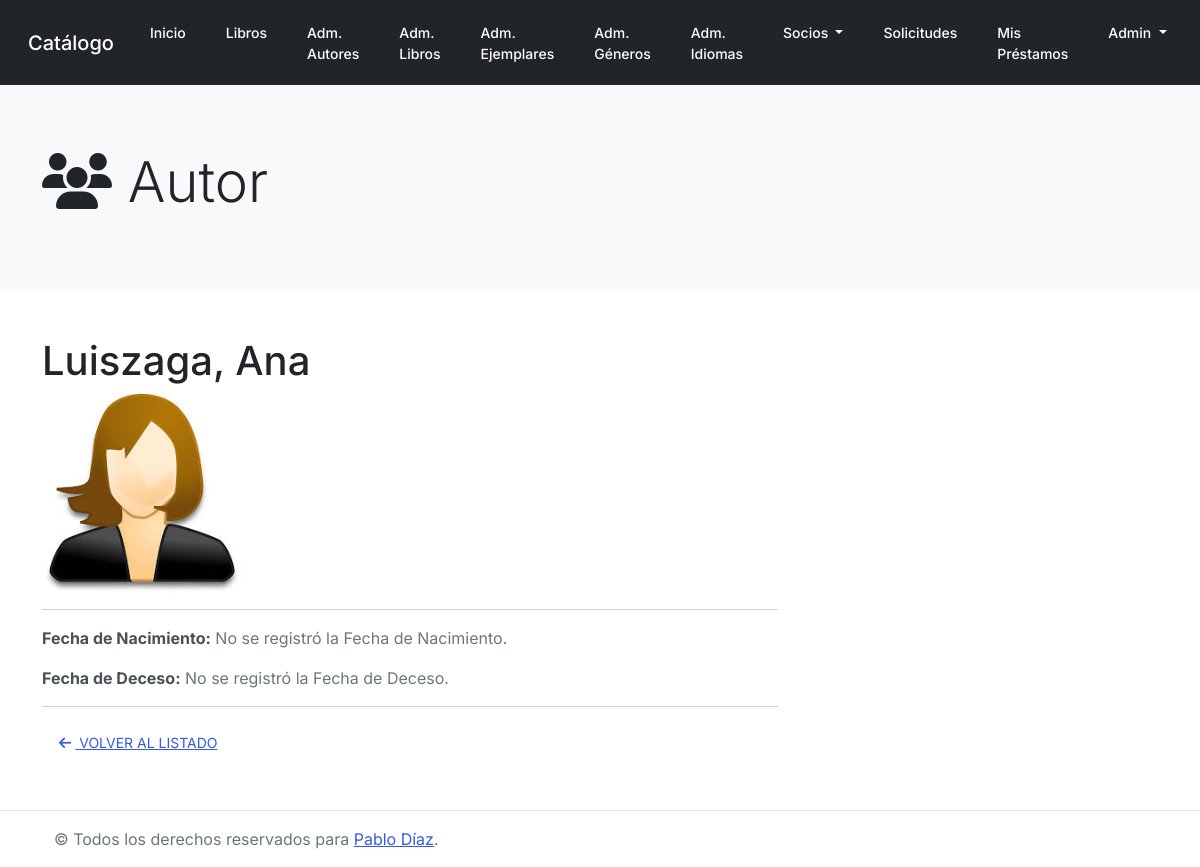
The app's page /catalogo/autor/detalle/5 (signed in), older data.
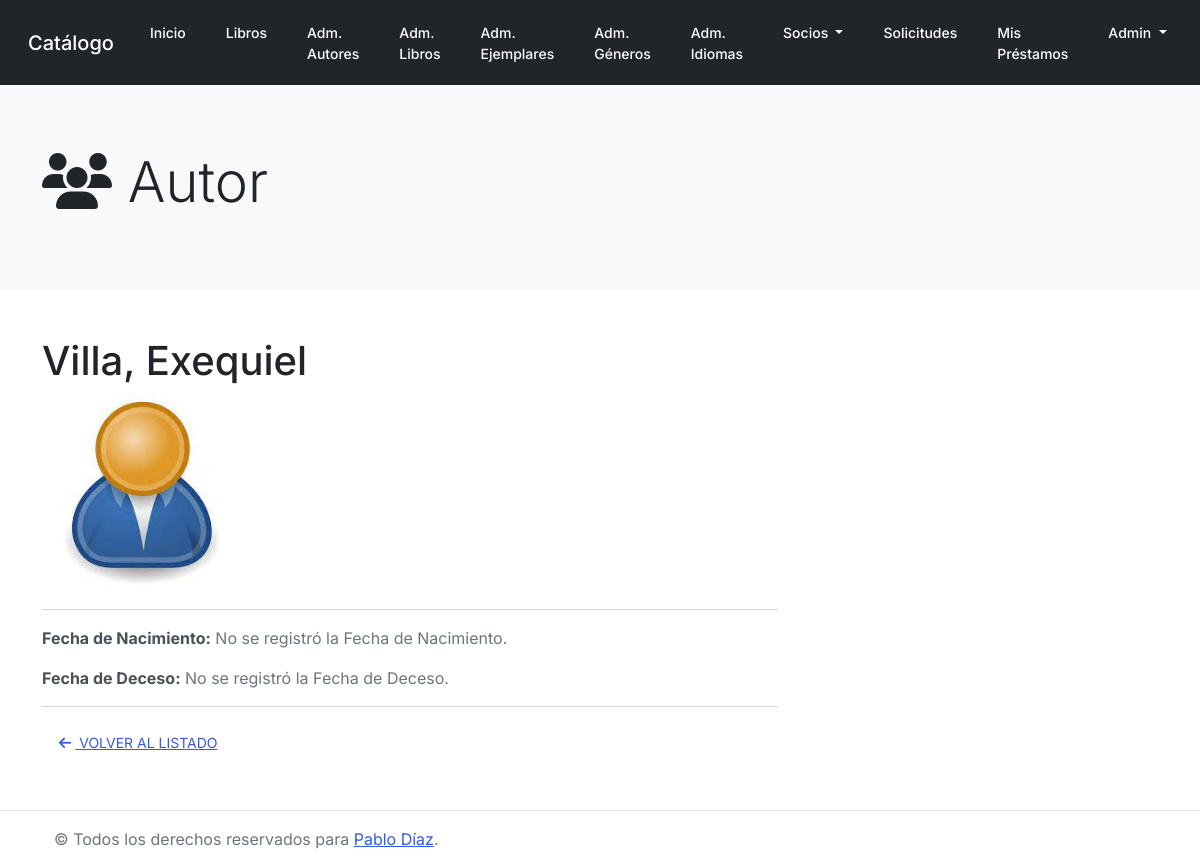
The same page, newer data.
### catalogo/models.py (models this page shows, shortened)
class Autor(models.Model):
    nombre = models.CharField(max_length=50)
    apellido = models.CharField(max_length=50)
    fechaNac = models.DateField(null=True, blank=True)
    fechaDeceso = models.DateField('Fallecido', null=True, blank=True)
    image=models.ImageField(upload_to='catalogo/upload/img', null=True, blank=True)
    def __str__(self):
        return '%s, %s' % (self.apellido, self.nombre)
    class Meta:
        ordering = ['-id', 'apellido', 'nombre']

### catalogo/views.py (the view, shortened to what this page needs)
# urls.py: path('autor/detalle/<pk>', views.AuthorDetailView.as_view(), name='author_details'),
class AuthorDetailView(PermissionRequiredMixin, generic.DetailView):
    model = Autor
    template_name = 'authors/show.html'
    permission_required = 'catalogo.view_autor'

### catalogo/templates/authors/show.html
{% extends "base.html" %}
{% block jumbotron %}
    {% include "partials/jumbotron.html" with icon="<i class='fas fa-users'></i>" title="Autor" %}
{% endblock %}
{% block content %}
    <div class="row">
        <div class="col-12 col-md-8">
            <h1>{{ autor }}</h1>
            {% if autor.image %}
                <img src="{{ autor.image.url }}" alt="{{ autor }}" class="img-responsive" width="200px">
            {% else %}
                <p class="text-muted mb-0">Sin imágen del autor.</p>
            {% endif %}
            <hr>
            <p>
                <strong>Fecha de Nacimiento:</strong>
                {% if autor.fechaNac %}
                    {{ autor.fechaNac }}
                {% else %}
                    <span class="text-muted">No se registró la Fecha de Nacimiento.</span>
                {% endif %}
            </p>
            <p>
                <strong>Fecha de Deceso:</strong>
                {% if autor.fechaDeceso %}
                    {{ autor.fechaDeceso }}
                {% else %}
                    <span class="text-muted">No se registró la Fecha de Deceso.</span>
                {% endif %}
            </p>
            <hr>
            <a href="{% url 'author_list' %}" class="btn btn-link">
                <i class="fas fa-arrow-left mr-1"></i> VOLVER AL LISTADO
            </a>
        </div>
    </div>
{% endblock %}

Row changes from the older to the newer data that the page shows:
changed Autor: apellido+nombre "Luiszaga, Ana" → "Villa, Exequiel"; image: a different picture
